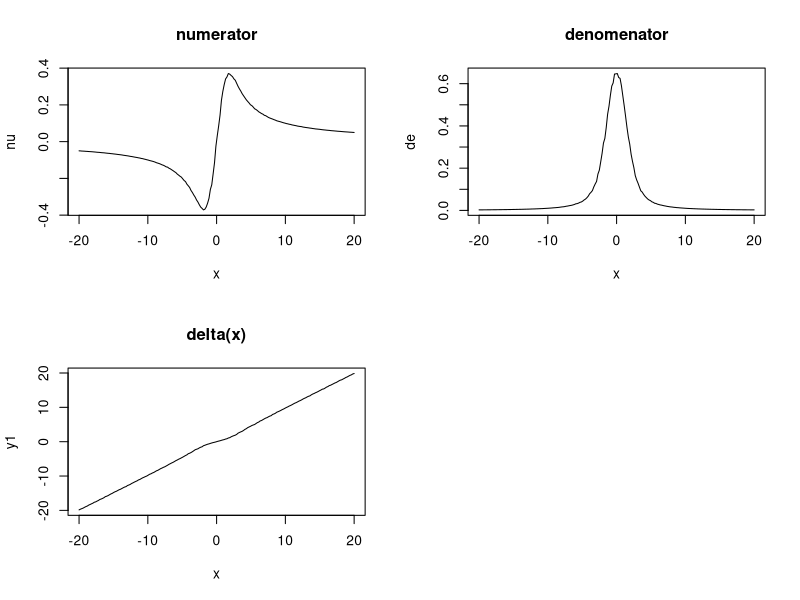
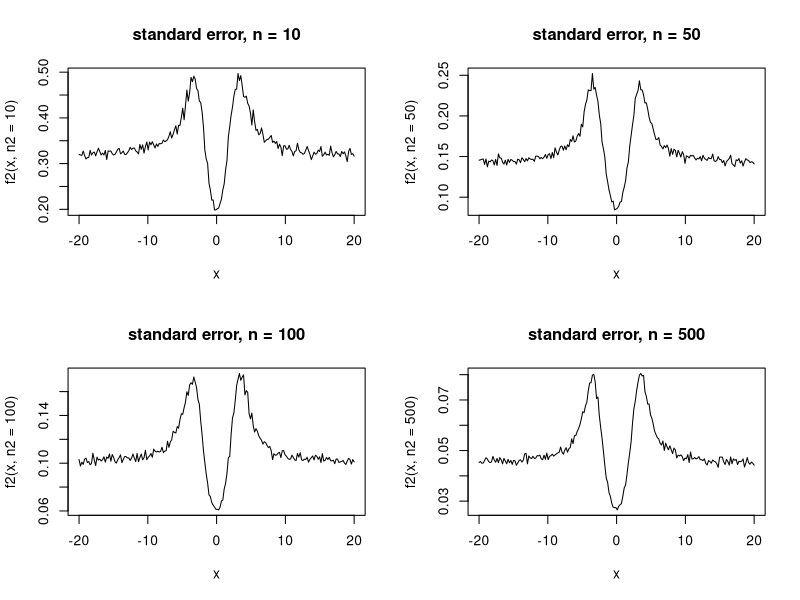

These figures' R source, in order: (Note: this script raises an error after producing the figures.)
## ---- chunk 1

# Monte Carlo Integration on the nominator
f11 = function(x, n = 1000){
  theta = rnorm(n, x, 1)
  int1 = mean(theta/(1+theta^2))
  return(mean(int1))
}

# Monte Carlo Integration on the denominator
f12 = function(x, n = 1000){
  theta = rnorm(n, x, 1)
  int2 = mean(1/(1+theta^2))
  return(mean(int2))
}

f11 = Vectorize(f11)
f12 = Vectorize(f12)

# Get 200 xs
x = seq(-20,20,length.out = 200)
nu = f11(x)
de = f12(x)

f1 = function(x, n = 1000){
  theta = rnorm(n, x, 1)
  int1 = mean(theta/(1+theta^2))
  int2 = mean(1/(1+theta^2))
  return(int1/int2)
}


f1 = Vectorize(f1)

y1 = f1(x)


par(mfrow=c(2,2))
plot(x, nu, main = 'numerator', type='l')
plot(x, de, main = 'denomenator', type='l')
plot(x, y1, main = 'delta(x)', type = 'l')
## ---- chunk 2
f2 = function(x, n1 = 1000, n2 = 100){
  y1 = rep(0, n1)
  for(i in 1:n1){
    y1[i] = f1(x, n2)
  }
  return(sd(y1))
}


f2 = Vectorize(f2)

par(mfrow = c(2,2))
plot(x, f2(x, n2 = 10), main = 'standard error, n = 10', type = 'l')
plot(x, f2(x, n2 = 50), main = 'standard error, n = 50', type = 'l')
plot(x, f2(x, n2 = 100), main = 'standard error, n = 100', type = 'l')
plot(x, f2(x, n2 = 500), main = 'standard error, n = 500', type = 'l')
print(round(f1(1, 1e8), 3))
## ---- chunk 3
rej = function(x, n = 1000, M = 2){
  sample = rep(0, n)
  theta = rnorm(1000,x,1)
  int = mean(1/(pi*(1+theta^2)))
  j = 1
  for(i in 1:n){
    cand = rcauchy(1)
    u = runif(1)
    if(u <= dnorm(cand, x, 1)/(M*int)){
      sample[j] = cand
          j = j+1
    }
  }
  return (mean(sample[1:(j-1)]))
}

rej = Vectorize(rej)

x = seq(-20, 20, length = 200)

plot(x, rej(x), main='Rejection Sampling Estimate', type = 'l')
## ---- chunk 4
f13 = function(x, n1 = 100, n2 = 100){
   y1 = rep(0, n1)
   y2 = rep(0, n1)
  for(i in 1:n1){
    y1[i] = f11(x, n2)
    y2[i] = f12(x, n2)
  }
  return(sd(y1/y2))
}


f13 = Vectorize(f13)

par(mfrow = c(2,2))
x = seq(-10, 10, length.out = 200)
plot(x, f2(x), main = 'Same rv', type='l')
plot(x, f13(x), main = 'Different rv', type='l')
plot(x, f13(x)/f2(x), main = 'quotient', type='l')
## ---- chunk 5
p = 1 - pnorm(0.25)
p*(1-p) * 2 * (10^7)

## ---- chunk 6
ga = function(a, n=1000){
  x = rgamma(n, 1, 1)
  return (mean(x>a))
}
1-ga(5.3, 1e7)

## ---- chunk 7
ga1 = function(n=1000){
  x = rgamma(n, 1, 1)
  return (quantile(x, 0.995))
}

ga1 = Vectorize(ga1)
x = 10^c(3,4,5,6,7)
ga1(x)
## ---- chunk 8
qgamma(0.995, 1, 1)
## ---- chunk 9
correct = pnorm(2)-pnorm(1)
correct

# Importance sampling
n=460000
U = runif(n,1,2)
mean((exp(-0.5*U^2)/sqrt(2*pi)))

# Monte Carlo
p=pnorm(2)-pnorm(1)
(qnorm(0.975)^2*p*(1-p)/(0.001)^2) 

MC = function(n){
  x = rnorm(n)
  return (sum(x<2 & x>1)/n)
}

MC(460000)
